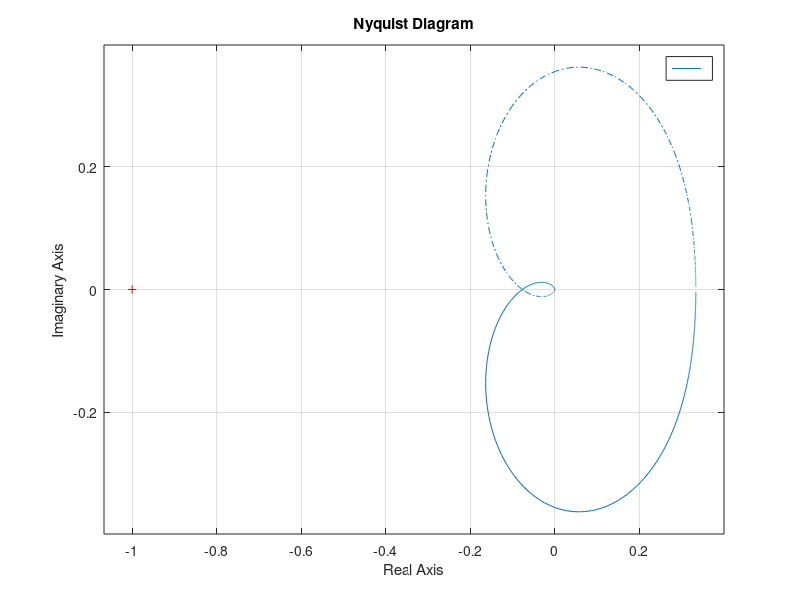

This chart was generated by the following MATLAB code: (Note: this script raises an error after producing the figure.)
%% Configuration
clear all;
close all;
clc;

%For saving figures
figFolder = "figures";
mkdir(figFolder)

% Specify the system TF
G1 = tf(1, [1 1 1])
G2 = tf(1, [1 3])
Kvs = [1 1.6 2.5 4 6.3 10 16];

% Specify the provide k1 and k2
k1 = 1/0.6;
k2 = 0.6;
m=((1/k1)+(1/k2))/2;
r=abs(((1/k1)-(1/k2))/2);

%Plot Nyquist diagrams for each Kvs
fig1 = figure(1);
nyquist(Kvs(1)*G1*G2)
circle(m,r);
saveas(fig1, fullfile(figFolder, 'nyquist1.png'))

fig2 = figure(2);
nyquist(Kvs(2)*G1*G2)
circle(m,r);
saveas(fig2, fullfile(figFolder, 'nyquist2.png'))

fig3 = figure(3);
nyquist(Kvs(3)*G1*G2)
circle(m,r);
saveas(fig3, fullfile(figFolder, 'nyquist3.png'))

fig4 = figure(4);
nyquist(Kvs(4)*G1*G2)
circle(m,r);
saveas(fig4, fullfile(figFolder, 'nyquist4.png'))

fig5 = figure(5);
nyquist(Kvs(5)*G1*G2)
circle(m,r);
saveas(fig5, fullfile(figFolder, 'nyquist5.png'))

fig6 = figure(6);
nyquist(Kvs(6)*G1*G2)
circle(m,r);
saveas(fig6, fullfile(figFolder, 'nyquist6.png'))

fig7 = figure(7);
nyquist(Kvs(7)*G1*G2)
circle(m,r);
saveas(fig7, fullfile(figFolder, 'nyquist7.png'))

%Check closed loop poles as a sanity check

G_cl1 = feedback(Kvs(1)*G1*G2,1)
G_cl2 = feedback(Kvs(2)*G1*G2,1)
G_cl3 = feedback(Kvs(3)*G1*G2,1)
G_cl4 = feedback(Kvs(4)*G1*G2,1)
G_cl5 = feedback(Kvs(5)*G1*G2,1)
G_cl6 = feedback(Kvs(6)*G1*G2,1)
G_cl7 = feedback(Kvs(7)*G1*G2,1)

figure
pzmap(G_cl1, G_cl2, G_cl3, G_cl4, G_cl5, G_cl6, G_cl7)

%
% Draw a circle at location -m with radius r.
%
function circle (m,r)
    hold on;
    fi=(-1:0.01:1)*pi;
    x=-m+r*exp(1i*fi);
    plot(x);
    plot([(-m+r) (-m+r)], [-10 10])
    hold off;
end